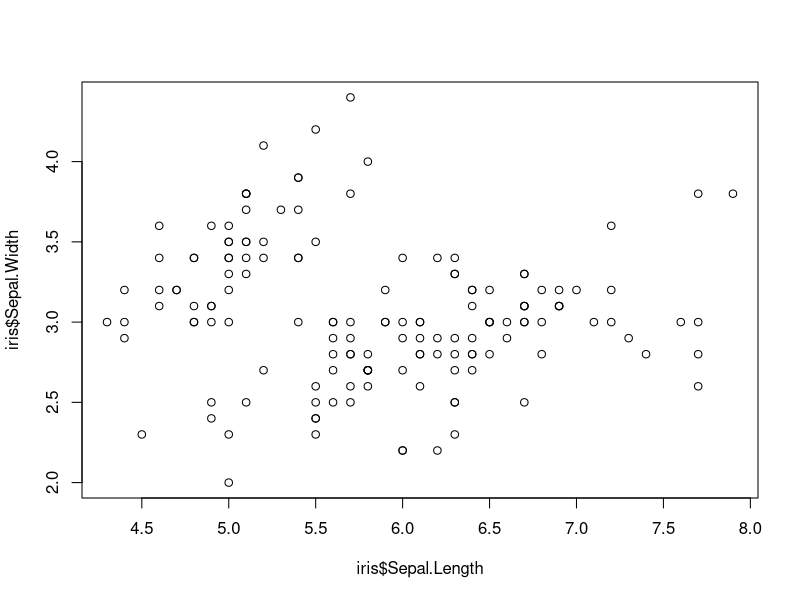
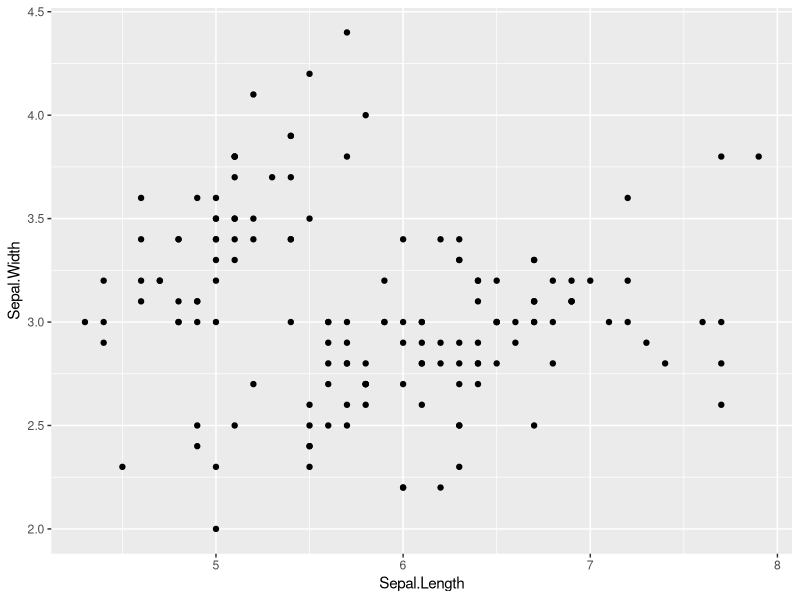
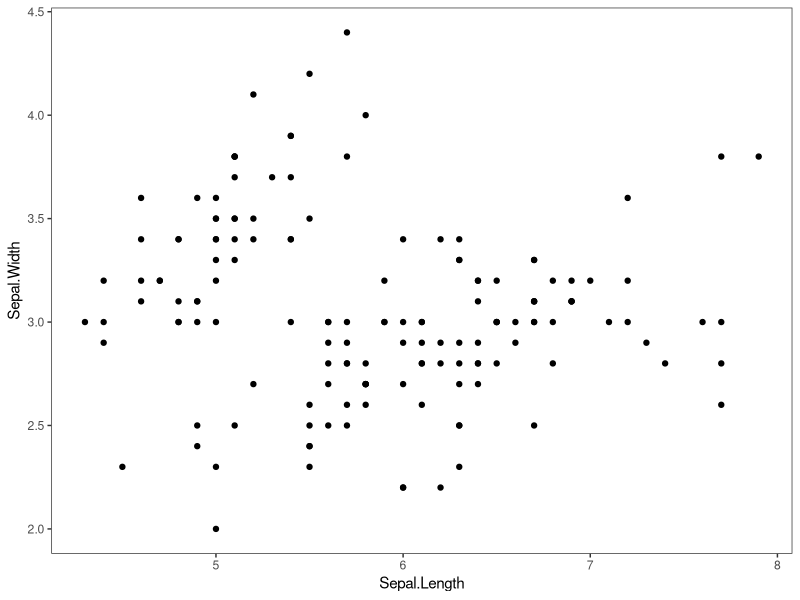
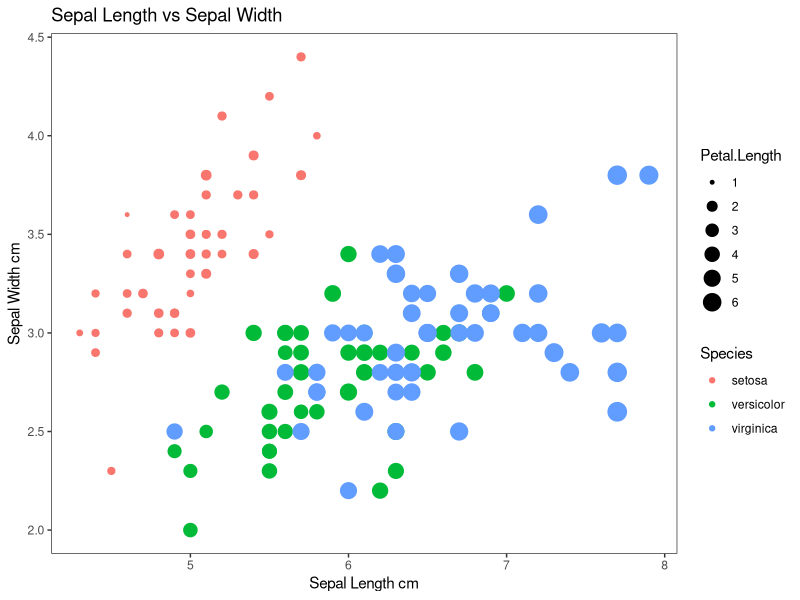

Write R code to recreate these figures, in order.
#use built in iris dataset
#take a look at it 
head(iris)
#load in some tidyverse packages
library(dplyr)
library(ggplot2)

#####################################
##### Part 1: for loops         #####
#####################################

#Using only data for iris versicolor
#write a for loop
#that produces a regression table
#for each of the following relationships
#1. iris  sepal length x width
#2. iris  petal length x width
#3. iris sepal length x petal length

# hint: consider using a list, and also new vectors 
# for regression variables

# we see that sepal length and sepal width are the 1st 
# and 2nd column in datasheet iris. And petal length and
# petal width the 3rd and 4th column


# create a list to store the linear models
sepal_lw_petal_lw<- list()

# lm function works as lm(y, x)
# so i+1 is the column rightside to i and thus is the y variable
# we only need i to be the 1st and 3rd column 
# thus, we specify that i is from c(1,3)

for(i in c(1,3)){
  linear_models<- lm(iris[,i+1][iris$Species=="versicolor"]~
       iris[,i][iris$Species=="versicolor"])
  #store the summary of linear_models to the list
  sepal_lw_petal_lw[[i]]<- summary(linear_models)
}

# clicking open the sepal_lw_petal_lw list 
# we can see that sepal length vs wide has an
# intercept of 0.87215 and correlation coefficient of 0.31972

# petal length vs wide has an interception of -0.08429 and
# correlation coefficient of 0.33105



# then let's look at sepal length and petal length 
# they are located on the 1st and 3rd column

# create a list for sepal length vs petal length 
sepal_length_petal_length<- list()

# because sepal length is the 1st column, i=1 refers to
# that column, and i+2 refers to the 3rd column which 
# is petal length

for (i in c(1)){
  linear_models2<- lm(iris[,i+2][iris$Species=="versicolor"]~
                       iris[,i][iris$Species=="versicolor"])
  
  sepal_length_petal_length[[i]]<- summary(linear_models2)
}
  
# we see sepal legnth and petal length has an intercept of
# 0.18512 and a correlation coefficient of 0.68647






#####################################
##### Part 2: data in dplyr     #####
#####################################

#use dplyr to join data of maximum height
#to a new iris data frame
height <- data.frame(Species = c("virginica","setosa","versicolor"),
                     Height.cm = c(60,100,11.8))


# create a new iris datasheet called iris1 
# and join this with height

iris1<-left_join(iris, height, 
                    )
# Joining, by = "Species"

# the new data sheet called iris1 now includes the maximum height 




#####################################
##### Part 3: plots in ggplot2  #####
#####################################

#look at base R scatter plot
plot(iris$Sepal.Length,iris$Sepal.Width)

#3a. now make the same plot in ggplot
# basic template: 
# ggplot(data = <DATA>, mapping = aes(<MAPPINGS>)) +  
#                           <GEOM_FUNCTION>()

## Assign plot to a variable 
plot1<- ggplot(data = iris1, 
       mapping = aes(x = Sepal.Length, y = Sepal.Width))
  
## draw the plot
plot1 + 
  geom_point()

# note that 
# # This is the correct syntax for adding layers
#     surveys_plot +
#          geom_point()

# This will not add the new layer and 
# will return an error message
#      surveys_plot
#          + geom_point()
# so the + sign should go with the plot instead of the 
#added layer


#3b. make a scatter plot with ggplot and get rid of
# busy grid lines
plot1 + 
  geom_point()+ 
  
# this will remove the background color
theme_bw()+ 
# this will remove the grid lines
theme(panel.grid.major = element_blank(), 
      panel.grid.minor = element_blank())


#3c. make a scatter plot with ggplot, remove grid lines, 
# add a title and axis labels, 
# show species by color, 
# and make the point size proportional to petal length



plot1 + 
  geom_point()+ 
  
  # this will remove the background color
  theme_bw()+ 
  # this will remove the grid lines
  theme(panel.grid.major = element_blank(), 
        panel.grid.minor = element_blank()) +
# title 
ggtitle("Sepal Length vs Sepal Width")+
# x label
xlab("Sepal Length cm")+
# y label
ylab("Sepal Width cm")+

# show species by color 
aes(color = Species)+

# point size porpotional to petal length 
aes(size = Petal.Length)


#####################################
##### Question: how did         #####
##### arguments differ between  #####
##### plot and ggplot?          #####
#####################################	